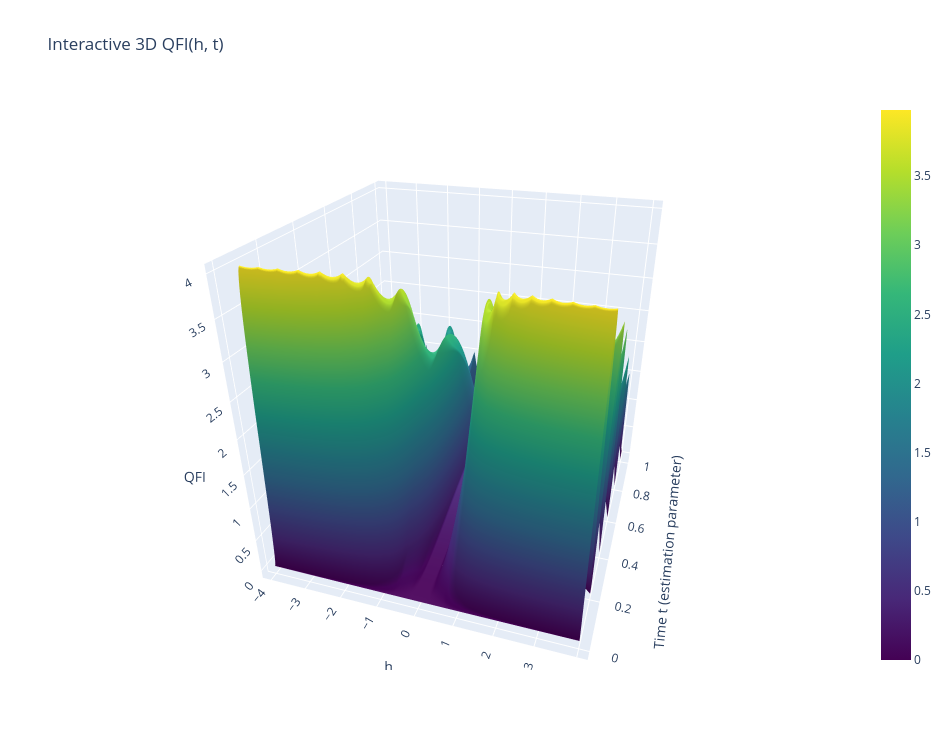

The code cell stored with this chart in its notebook:
### Markdown cell above
Here, we plot the susbsytem QFI for the integrable Ising chain with $g=0.0$. You can plot the subsystem QFI for the non-integrable Ising chain by setting a non-zero transverse field $g\neq 0$ above in the code block named : "Parameters for subsystem QFI". We find that at time $t=0$, the subsystem QFI for the integrable case doesnot show any peaks i.e no signs of a phase transition, rather its flattened out around $h=0$. On the other hand, in the presence of a transverse field, one finds clear peaks symmetric around $h=0$. The reason is still being investigated.

### Code cell
# Plotly interactive QFI surface (matches notebook component)
plot_surface_plotly(
    h_list=h_list,
    tlist=tlist,
    Z_matrix=QFI_matrix,
    title="Interactive 3D QFI(h, t)",
    xlab="h",
    ylab="Time t (estimation parameter)",
    zlab="QFI",
    colorscale="Viridis",
    width=950,
    height=750,
)

# Contour plot of QFI (matches notebook component)
#plot_qfi_contour(h_list, tlist, QFI_matrix) #save_path="tfim_nnn_qfi_contour.pdf")

# Purity vs time (matches notebook component)
#plot_purity_vs_time(h_list, tlist, purity_results)

# Build F and G matrices (matches notebook components)
#F_matrix = compute_F_from_qfi(qfi_results, tlist, h_list)
#G_matrix = compute_G_from_purity(purity_results, tlist, h_list)

"""
# Plotly interactive 3D plot of F (matches notebook component)
plot_surface_plotly(
    h_list=h_list,
    tlist=tlist,
    Z_matrix=F_matrix,
    title=r"Interactive 3D Plot of  $F(h,t)=\dfrac{Z(t)^2}{8t}$",
    xlab="h (Transverse Field)",
    ylab="t (Time) (estimation parameter)",
    zlab=r"$Z(t)^2/8t$",
    colorscale="Viridis",
    width=950,
    height=750,
)
"""
"""
# Plotly interactive 3D plot of G (matches notebook component)
plot_surface_plotly(
    h_list=h_list,
    tlist=tlist,
    Z_matrix=G_matrix,
    title=r"Interactive 3D Surface of  $-\ln(\mathrm{purity}) / t$",
    xlab="h (transverse field)",
    ylab="t (time)",
    zlab=r"$-\ln(\gamma)/t$",
    colorscale="Turbo",
    width=900,
    height=700,
)

# Matplotlib 3D surface of G (matches notebook component)
plot_surface_matplotlib(
    h_list=h_list,
    tlist=tlist,
    Z_matrix=G_matrix,
    title="3D Surface: -ln(purity)/t",
    zlabel=r"$-\ln(\gamma)/t$",
)

# Overlay G and F as two surfaces (matches notebook component)
plot_combined_surfaces_plotly(
    h_list=h_list,
    tlist=tlist,
    G_matrix=G_matrix,
    F_matrix=F_matrix,
)

# D(h,t) contour (matches notebook component)
D_matrix = G_matrix - F_matrix
plot_D_contour(h_list, tlist, D_matrix)
"""

### Figure 1 — Plotly figure (JSON) as saved in the notebook; plotly's stock layout.template omitted (floating-point values rounded to 4 significant figures; data arrays with more than 128 entries replaced by an {"elided": "..."} marker saying what was removed)
{"data": [{"colorscale": [[0, "#440154"], [0.1111, "#482878"], [0.2222, "#3e4989"], [0.3333, "#31688e"], [0.4444, "#26828e"], [0.5556, "#1f9e89"], [0.6667, "#35b779"], [0.7778, "#6ece58"], [0.8889, "#b5de2b"], [1, "#fde725"]], "showscale": true, "type": "surface", "x": [-4, -3.579, -3.158, -2.737, -2.316, -1.895, -1.474, -1.053, -0.6316, -0.2105, 0.2105, 0.6316, 1.053, 1.474, 1.895, 2.316, 2.737, 3.158, 3.579, 4], "y": {"elided": "500 float values"}, "z": {"elided": "500x20 float values"}}], "layout": {"height": 750, "scene": {"aspectmode": "auto", "aspectratio": {"x": 1, "y": 1, "z": 1}, "camera": {"center": {"x": 0, "y": 0, "z": 0}, "eye": {"x": 0.5865, "y": -1.817, "z": 1.02}, "projection": {"type": "perspective"}, "up": {"x": 0, "y": 0, "z": 1}}, "xaxis": {"title": {"text": "h"}, "type": "linear"}, "yaxis": {"title": {"text": "Time t (estimation parameter)"}, "type": "linear"}, "zaxis": {"title": {"text": "QFI"}, "type": "linear"}}, "title": {"text": "Interactive 3D QFI(h, t)"}, "width": 950}}
